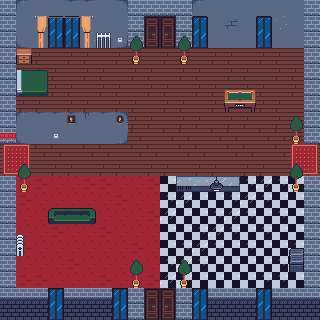

A 2D game scene composited from a Tiled map and its tileset images. What follows is a short description and the map's XML, with every tile layer's data as written:
An orthogonal 20x20 tile map with 16x16 px tiles, 3 tile layers (terrain, upper, upper second), 3 tilesets.

<map version="1.10" tiledversion="1.11.2" orientation="orthogonal" renderorder="right-down" width="20" height="20" tilewidth="16" tileheight="16" infinite="0" nextlayerid="4" nextobjectid="1">
 <tileset firstgid="1" source="tileset_modern_rpg_background.tsx" />
 <tileset firstgid="257" source="tileset_modern_rpg_furniture.tsx" />
 <tileset firstgid="513" source="tileset_modern_rpg_props.tsx" />
 <layer id="1" name="terrain" width="20" height="20">
  <data encoding="csv">
86,41,57,57,42,42,57,2684354601,86,86,86,86,57,57,57,57,57,57,57,2684354601,
86,57,57,57,57,57,57,57,86,2147483976,328,86,57,57,58,57,57,45,57,57,
86,1610612777,57,57,57,45,57,3221225513,86,2147483992,344,86,57,57,57,57,57,57,57,57,
86,2,2,3,2,2,3,2,2,3,2,2,3,2,2,3,2,2,3,86,
86,3,2,2,3,2,2,3,2,2,3,2,2,3,2,2,3,2,2,86,
86,2,3,2,2,3,2,2,3,2,2,3,2,2,3,2,2,3,2,86,
86,2,2,3,2,2,3,2,2,3,2,2,3,2,2,3,2,2,3,86,
86,41,42,42,42,43,42,2684354601,2,2,3,2,2,3,2,2,3,2,2,86,
86,1610612777,57,57,57,57,57,3221225513,4,3,4,4,3,4,4,3,4,4,3,86,
4,3,4,4,3,4,4,3,4,4,3,4,4,3,4,4,3,4,4,3,
2,2,3,2,2,3,2,2,3,2,2,3,2,2,3,2,2,3,2,2,
86,228,227,228,228,227,227,228,228,227,246,247,248,246,246,247,248,247,246,86,
86,227,228,228,228,228,228,227,228,228,247,248,246,246,247,248,247,246,246,86,
86,228,228,228,227,228,228,228,228,227,248,246,246,247,248,247,246,247,246,86,
86,228,228,227,228,228,227,228,228,228,246,246,247,248,247,246,247,246,246,86,
86,227,228,228,228,228,228,228,227,228,246,247,248,247,246,247,246,246,247,86,
86,228,228,228,227,228,228,228,228,228,247,248,247,246,246,246,246,247,247,86,
86,227,227,228,228,228,227,228,228,227,248,247,246,246,246,246,247,247,246,86,
87,87,87,53,87,87,87,53,86,15,16,86,53,87,87,87,53,87,87,87,
53,53,53,53,53,53,53,53,86,14,15,86,53,53,53,53,53,53,53,53
</data>
 </layer>
 <layer id="2" name="upper" width="20" height="20">
  <data encoding="csv">
0,0,0,0,0,0,0,0,0,0,0,0,41,0,0,0,0,0,0,86,
0,0,0,324,324,0,0,0,0,0,0,0,324,0,0,0,324,0,0,86,
0,0,521,340,340,0,452,520,363,0,0,363,340,0,0,0,340,0,0,86,
0,278,0,0,0,0,0,0,379,0,0,379,0,0,0,0,0,0,0,0,
0,2147484015,2147484014,0,0,0,0,0,0,0,0,0,0,0,0,0,0,0,0,0,
0,2147484031,2147484030,0,0,0,0,0,0,0,0,0,0,0,301,302,0,0,0,0,
0,0,0,0,0,0,0,0,0,0,0,0,0,0,317,318,0,0,0,0,
0,0,0,0,642,0,0,643,0,0,0,0,0,0,0,0,0,0,0,0,
660,0,0,520,0,0,0,0,0,0,0,0,0,0,0,0,0,0,0,0,
465,466,0,0,0,0,0,0,0,0,0,0,0,0,0,0,0,0,465,466,
481,482,0,0,0,0,0,0,0,0,0,0,0,0,0,0,0,0,481,482,
0,0,0,0,0,0,0,0,0,0,0,438,439,439,440,0,0,0,0,0,
0,0,0,0,0,0,0,0,0,0,0,0,0,0,0,0,0,0,0,0,
0,0,0,401,402,403,0,0,0,0,0,0,0,0,0,0,0,0,0,0,
0,0,0,0,0,0,0,0,0,0,0,0,0,0,0,0,0,0,0,0,
0,0,0,0,0,0,0,0,0,0,0,0,0,0,0,0,0,0,737,0,
0,0,0,0,0,0,0,0,363,0,0,363,0,0,0,0,0,0,753,0,
0,0,0,0,0,0,0,0,379,0,0,379,0,0,0,0,0,0,0,0,
0,0,0,324,0,0,0,324,0,2147483976,328,0,324,0,0,0,324,0,0,0,
0,0,0,340,0,0,0,340,0,2147483992,344,0,340,0,0,0,340,0,0,0
</data>
 </layer>
 <layer id="3" name="upper second" width="20" height="20">
  <data encoding="csv">
0,0,0,0,0,0,0,0,0,0,0,0,0,0,0,0,0,0,0,0,
0,0,397,398,398,399,0,0,0,0,0,0,0,0,0,0,0,0,0,0,
0,0,413,0,0,415,0,0,0,0,0,0,0,0,0,0,0,0,0,0,
0,0,0,0,0,0,0,0,0,0,0,0,0,0,0,0,0,0,0,0,
0,0,0,0,0,0,0,0,0,0,0,0,0,0,0,0,0,0,0,0,
0,0,0,0,0,0,0,0,0,0,0,0,0,0,0,0,0,0,0,0,
0,0,0,0,0,0,0,0,0,0,0,0,0,0,0,0,0,0,0,0,
0,0,0,0,0,0,0,0,0,0,0,0,0,0,0,0,0,0,363,0,
0,0,0,0,0,0,0,0,0,0,0,0,0,0,0,0,0,0,379,0,
0,0,0,0,0,0,0,0,0,0,0,0,0,0,0,0,0,0,0,0,
0,363,0,0,0,0,0,0,0,0,0,0,0,0,0,0,0,0,363,0,
0,379,0,0,0,0,0,0,0,0,0,0,0,456,0,0,0,0,379,0,
0,0,0,0,0,0,0,0,0,0,0,0,0,0,0,0,0,0,0,0,
0,0,0,0,0,0,0,0,0,0,0,0,0,0,0,0,0,0,0,0,
0,437,0,0,0,0,0,0,0,0,0,0,0,0,0,0,0,0,0,0,
0,453,0,0,0,0,0,0,0,0,0,0,0,0,0,0,0,0,0,0,
0,0,0,0,0,0,0,0,0,0,0,0,0,0,0,0,0,0,0,0,
0,0,0,0,0,0,0,0,0,0,0,0,0,0,0,0,0,0,0,0,
0,0,0,0,0,0,0,0,0,0,0,0,0,0,0,0,0,0,0,0,
0,0,0,0,0,0,0,0,0,0,0,0,0,0,0,0,0,0,0,0
</data>
 </layer>
</map>
